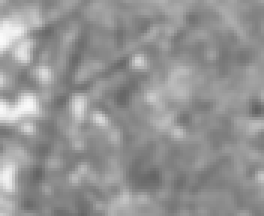
%> input picture Hw3_motion_estimation/Fall_trees_0.tif, 88 x 72 px (shown 3 times larger)
$ octave optical_flow.m   (GNU Octave 9; MATLAB toolbox functions it lacks are replaced by stand-ins)
%> lines starting %> are read from the running program, lines starting %| are printed output that depends on the picture
### Hw3_motion_estimation/gradiance.m
function [ Ix,Iy,It ] = gradiance( this_pic,next_pic)
[H,W] = size(this_pic);
this_pic = double(this_pic);
next_pic = double(next_pic);

Ix = this_pic(1:H-1,2:W) - this_pic(1:H-1,1:W-1);
Ix = Ix + this_pic(2:H,2:W) - this_pic(2:H,1:W-1);
Ix = Ix + next_pic(1:H-1,2:W) - next_pic(1:H-1,1:W-1);
Ix = Ix + next_pic(2:H,2:W) - next_pic(2:H,1:W-1);
Ix = Ix*0.25;

Iy = this_pic(2:H,1:W-1) - this_pic(1:H-1,1:W-1);
Iy = Iy + this_pic(2:H,2:W) - this_pic(1:H-1,2:W);
Iy = Iy + next_pic(2:H,1:W-1) - next_pic(1:H-1,1:W-1);
Iy = Iy + next_pic(2:H,2:W) - next_pic(1:H-1,2:W);
Iy = Iy * 0.25;

It = next_pic(1:H-1,1:W-1) - this_pic(1:H-1,1:W-1);
It = It + next_pic(2:H,1:W-1) - this_pic(2:H,1:W-1);
It = It + next_pic(1:H-1,2:W) - this_pic(1:H-1,2:W);
It = It + next_pic(2:H,2:W) - this_pic(2:H,2:W);
It = It * 0.25;

Ix = [Ix ones(H-1,1)];
Ix = [Ix;ones(1,W)];
Iy = [Iy ones(H-1,1)];
Iy = [Iy;ones(1,W)];
It = [It ones(H-1,1)];
It = [It;ones(1,W)];

end

### Hw3_motion_estimation/loss_function.m
function [ loss ] = loss_function(Ix,Iy,It,u,v,lambda)
[H,W] = size(Ix);
loss = 0;

p = (Ix.*u + Iy.*v + It);

q = sum(sum((u(1:H-1,:)-u(2:H,:)).^2));
q = q + sum(sum((v(1:H-1,:)-v(2:H,:)).^2));
q = q + sum(sum((u(:,1:W-1)-u(:,2:W)).^2));
q = q + sum(sum((v(:,1:W-1)-v(:,2:W)).^2));
loss = loss + sum(sum(p.^2)) + lambda*q;
end

### Hw3_motion_estimation/optical_flow.m
close all

Ik = imread('Fall_trees_0.tif');
%> Ik is the input picture: size 72x88 uint8; min 97, max 251, mean 147.7
Il = imread('Fall_trees_2.tif');
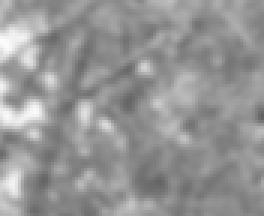
%> input picture Hw3_motion_estimation/Fall_trees_2.tif, 88 x 72 px (shown 3 times larger)
%> Il is the input picture: size 72x88 uint8; min 97, max 252, mean 148.9


[H,W] = size(Ik);
%> H = 72; W = 88
[Ix,Iy,It] = gradiance(Ik,Il);
%> in gradiance, `Ix = [Ix;ones(1,W)];`:
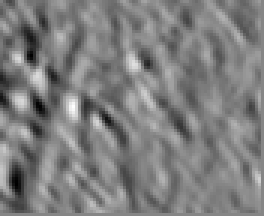
%> Ix: size 72x88 double (shown 3 times larger); min -25.25, max 24.75, mean -0.4; drawn with min black and max white
%> in gradiance, `Iy = [Iy ones(H-1,1)];`:
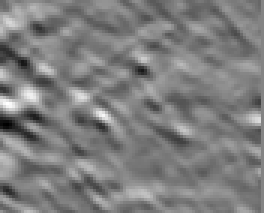
%> Iy: size 71x88 double (shown 3 times larger); min -26.75, max 27, mean -0.1; drawn with min black and max white
%> in gradiance, `Iy = [Iy;ones(1,W)];`:
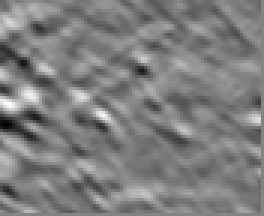
%> Iy: size 72x88 double (shown 3 times larger); min -26.75, max 27, mean -0.1; drawn with min black and max white
%> in gradiance, `It = [It ones(H-1,1)];`:
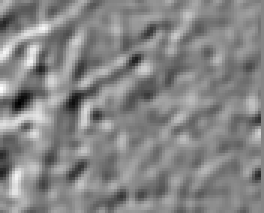
%> It: size 71x88 double (shown 3 times larger); min -76.25, max 71.5, mean 1.3; drawn with min black and max white
%> in gradiance, `It = [It;ones(1,W)];`:
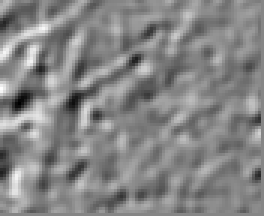
%> It: size 72x88 double (shown 3 times larger); min -76.25, max 71.5, mean 1.3; drawn with min black and max white

u = zeros([H,W]);
v = zeros([H,W]);
u0=u;
v0=v;
u_bar = zeros([H,W]);
v_bar = zeros([H,W]);
u_ture = repmat(2,72,88);
v_ture = repmat(2,72,88);

lambda = 50;
max_iter = 200;
x_axis = 1:max_iter;
cost = zeros(max_iter,1);
MSE =  zeros(max_iter,1);

%> (the run ends here)
